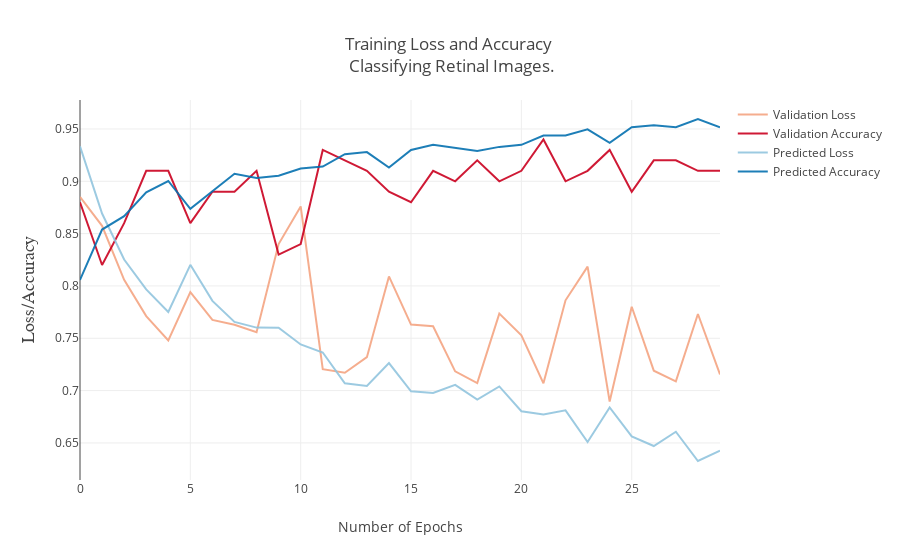

This figure's notebook cell:
### Code cell
N = epochs_num #Number of epochs in training

val_loss = go.Scatter(x=np.arange(0, N),y=train_model.history['val_loss'],
                name = "Validation Loss",line = dict(color = '#f4a582'),opacity = 0.9)

val_acc = go.Scatter(x=np.arange(0, N),y=train_model.history['val_acc'],
                name = "Validation Accuracy",line = dict(color = '#ca0020'),opacity = 0.9)

loss = go.Scatter(x=np.arange(0, N),y=train_model.history['loss'],
                name = "Predicted Loss",line = dict(color = '#92c5de'),opacity = 0.9)

acc = go.Scatter(x=np.arange(0, N),y=train_model.history['acc'],name = "Predicted Accuracy",
                line = dict(color = '#0571b0'),opacity = 0.9)

data = [val_loss,val_acc,loss,acc]


layout = go.Layout(title='Training Loss and Accuracy <br> Classifying Retinal Images.',
                yaxis=dict(title='Loss/Accuracy</b>',ticks='',showticklabels=True,showgrid=True,
                titlefont=dict(family='Arial, sans-serif',size=18))
                ,xaxis=dict(title='Number of Epochs',ticks='',tickangle=0))

fig = dict(data=data, layout=layout)
py.iplot(fig, filename = "Training Loss and Accuracy on Dataset")

### Figure 1 — Plotly figure (JSON) as saved in the notebook; plotly's stock layout.template omitted (floating-point values rounded to 4 significant figures)
{"data": [{"line": {"color": "#f4a582"}, "name": "Validation Loss", "opacity": 0.9, "type": "scatter", "uid": "55ecdef3-3199-40dc-ad1a-d83ddcff4b48", "x": [0, 1, 2, 3, 4, 5, 6, 7, 8, 9, 10, 11, 12, 13, 14, 15, 16, 17, 18, 19, 20, 21, 22, 23, 24, 25, 26, 27, 28, 29], "y": [0.885, 0.8575, 0.8059, 0.7712, 0.7479, 0.7942, 0.7675, 0.7628, 0.7559, 0.84, 0.876, 0.7205, 0.7171, 0.732, 0.8091, 0.7631, 0.7614, 0.7184, 0.7072, 0.7735, 0.7529, 0.707, 0.7863, 0.8185, 0.6895, 0.7801, 0.7191, 0.7089, 0.7732, 0.7154]}, {"line": {"color": "#ca0020"}, "name": "Validation Accuracy", "opacity": 0.9, "type": "scatter", "uid": "927b8271-d542-4835-aa10-aaea1a26f401", "x": [0, 1, 2, 3, 4, 5, 6, 7, 8, 9, 10, 11, 12, 13, 14, 15, 16, 17, 18, 19, 20, 21, 22, 23, 24, 25, 26, 27, 28, 29], "y": [0.88, 0.82, 0.86, 0.91, 0.91, 0.86, 0.89, 0.89, 0.91, 0.83, 0.84, 0.93, 0.92, 0.91, 0.89, 0.88, 0.91, 0.9, 0.92, 0.9, 0.91, 0.94, 0.9, 0.91, 0.93, 0.89, 0.92, 0.92, 0.91, 0.91]}, {"line": {"color": "#92c5de"}, "name": "Predicted Loss", "opacity": 0.9, "type": "scatter", "uid": "237a8368-7fe0-47bf-9f72-06ffa39fc24a", "x": [0, 1, 2, 3, 4, 5, 6, 7, 8, 9, 10, 11, 12, 13, 14, 15, 16, 17, 18, 19, 20, 21, 22, 23, 24, 25, 26, 27, 28, 29], "y": [0.9335, 0.8692, 0.8252, 0.7967, 0.7751, 0.8202, 0.7858, 0.7656, 0.7602, 0.7601, 0.7441, 0.7364, 0.707, 0.7044, 0.7263, 0.6993, 0.6977, 0.7055, 0.6914, 0.704, 0.6802, 0.6772, 0.6812, 0.6509, 0.6839, 0.6563, 0.6471, 0.6607, 0.6327, 0.6425]}, {"line": {"color": "#0571b0"}, "name": "Predicted Accuracy", "opacity": 0.9, "type": "scatter", "uid": "6d62a856-12a2-4b8b-ab6e-d0b1b3aabae2", "x": [0, 1, 2, 3, 4, 5, 6, 7, 8, 9, 10, 11, 12, 13, 14, 15, 16, 17, 18, 19, 20, 21, 22, 23, 24, 25, 26, 27, 28, 29], "y": [0.8057, 0.8539, 0.8667, 0.8894, 0.9003, 0.8736, 0.8904, 0.9072, 0.9033, 0.9052, 0.9121, 0.9141, 0.926, 0.9279, 0.9131, 0.9299, 0.9348, 0.9319, 0.9289, 0.9329, 0.9348, 0.9437, 0.9438, 0.9497, 0.9368, 0.9516, 0.9536, 0.9516, 0.9595, 0.9516]}], "layout": {"title": {"text": "Training Loss and Accuracy <br> Classifying Retinal Images."}, "xaxis": {"tickangle": 0, "ticks": "", "title": {"text": "Number of Epochs"}}, "yaxis": {"showgrid": true, "showticklabels": true, "ticks": "", "title": {"font": {"family": "Arial, sans-serif", "size": 18}, "text": "Loss/Accuracy</b>"}}}}
